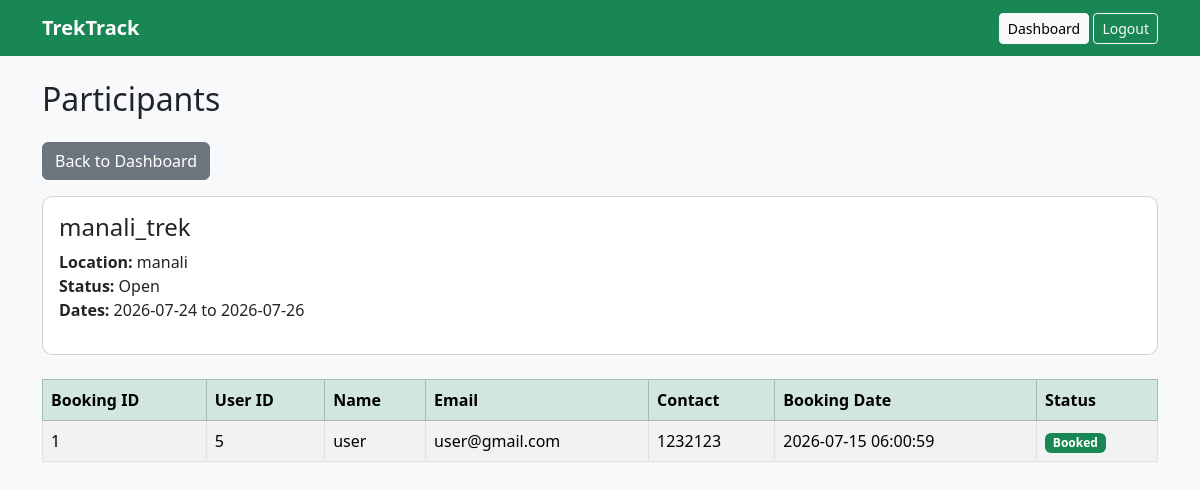
Screenshot of /staff/treks/1/participants (signed in) with the database file from the repository.
### tables this page shows
CREATE TABLE treks (
    trek_id INTEGER PRIMARY KEY AUTOINCREMENT,
    trek_name TEXT NOT NULL,
    location TEXT NOT NULL,
    difficulty TEXT NOT NULL CHECK(difficulty IN ('Easy', 'Moderate', 'Hard')),
    duration INTEGER NOT NULL CHECK(duration > 0),
    total_slots INTEGER NOT NULL CHECK(total_slots > 0),
    available_slots INTEGER NOT NULL CHECK(
        available_slots >= 0 AND available_slots <= total_slots
    ),
    assigned_staff_id INTEGER,
    status TEXT NOT NULL DEFAULT 'Pending'
        CHECK(status IN ('Pending', 'Approved', 'Open', 'Closed', 'Started', 'Completed')),
    start_date TEXT NOT NULL,
    end_date TEXT NOT NULL,
    description TEXT,
    is_archived INTEGER NOT NULL DEFAULT 0 CHECK(is_archived IN (0, 1)),
    created_at TEXT NOT NULL DEFAULT CURRENT_TIMESTAMP,

    FOREIGN KEY (assigned_staff_id)
        REFERENCES users(user_id)
        ON DELETE SET NULL
);

CREATE TABLE bookings (
    booking_id INTEGER PRIMARY KEY AUTOINCREMENT,
    user_id INTEGER NOT NULL,
    trek_id INTEGER NOT NULL,
    booking_date TEXT NOT NULL DEFAULT CURRENT_TIMESTAMP,
    status TEXT NOT NULL DEFAULT 'Booked'
        CHECK(status IN ('Booked', 'Cancelled', 'Completed')),

    FOREIGN KEY (user_id) REFERENCES users(user_id),
    FOREIGN KEY (trek_id) REFERENCES treks(trek_id)
);

CREATE TABLE users (
    user_id INTEGER PRIMARY KEY AUTOINCREMENT,
    name TEXT NOT NULL,
    email TEXT NOT NULL COLLATE NOCASE UNIQUE,
    password_hash TEXT NOT NULL,
    role TEXT NOT NULL CHECK(role IN ('admin', 'staff', 'user')),
    contact TEXT,
    is_approved INTEGER NOT NULL DEFAULT 1 CHECK(is_approved IN (0, 1)),
    is_blacklisted INTEGER NOT NULL DEFAULT 0 CHECK(is_blacklisted IN (0, 1)),
    created_at TEXT NOT NULL DEFAULT CURRENT_TIMESTAMP
);

### app.py (the view)
@app.route("/staff/treks/<int:trek_id>/participants")
@role_required("staff")
def staff_participants(trek_id):
    trek = _get_assigned_trek(trek_id)
    participants = get_db().execute("""
        SELECT b.booking_id,
               b.user_id,
               b.booking_date,
               b.status AS booking_status,
               u.name,
               u.email,
               u.contact
        FROM bookings b
        JOIN users u ON u.user_id = b.user_id
        WHERE b.trek_id = ?
        ORDER BY b.booking_date
    """, (trek_id,)).fetchall()
    return render_template(
        "participants.html",
        trek=trek,
        participants=participants,
    )

### app.py (called while the page is built)
def get_db():
    if "db" not in g:
        Path(app.config["DATABASE"]).parent.mkdir(parents=True, exist_ok=True)
        g.db = sqlite3.connect(app.config["DATABASE"])
        g.db.row_factory = sqlite3.Row
        g.db.execute("PRAGMA foreign_keys = ON")
    return g.db

@app.before_request
def load_current_user():
    g.user = None
    user_id = session.get("user_id")
    if user_id:
        g.user = get_db().execute("""
            SELECT *
            FROM users
            WHERE user_id = ?
        """, (user_id,)).fetchone()
        if g.user is None or g.user["is_blacklisted"]:
            session.clear()

def role_required(*roles):
    def decorator(view):
        @wraps(view)
        def wrapped_view(*args, **kwargs):
            if g.user is None:
                return redirect(url_for("login"))
            if g.user["role"] not in roles:
                abort(403)
            return view(*args, **kwargs)
        return wrapped_view
    return decorator

def _get_assigned_trek(trek_id):
    trek = get_db().execute("""
        SELECT *
        FROM treks
        WHERE trek_id = ? AND assigned_staff_id = ? AND is_archived = 0
    """, (trek_id, g.user["user_id"])).fetchone()
    if trek is None:
        abort(404)
    return trek

### templates/participants.html
{% extends "base.html" %}
{% block content %}
<h2 class="mb-4">Participants</h2>
<a href="{{ url_for('staff_dashboard') }}" class="btn btn-secondary mb-3">
    Back to Dashboard
</a>
<div class="card mb-4">
    <div class="card-body">
        <h4>{{ trek["trek_name"] }}</h4>
        <p>
            <strong>Location:</strong>
            {{ trek["location"] }}
            <br>
            <strong>Status:</strong>
            {{ trek["status"] }}
            <br>
            <strong>Dates:</strong>
            {{ trek["start_date"] }} to {{ trek["end_date"] }}
        </p>
    </div>
</div>
{% if participants %}
<table class="table table-bordered table-striped">
    <thead class="table-success">
        <tr>
            <th>Booking ID</th>
            <th>User ID</th>
            <th>Name</th>
            <th>Email</th>
            <th>Contact</th>
            <th>Booking Date</th>
            <th>Status</th>
        </tr>
    </thead>
    <tbody>
        {% for participant in participants %}
        <tr>
            <td>{{ participant["booking_id"] }}</td>
            <td>{{ participant["user_id"] }}</td>
            <td>{{ participant["name"] }}</td>
            <td>{{ participant["email"] }}</td>
            <td>{{ participant["contact"] }}</td>
            <td>{{ participant["booking_date"] }}</td>
            <td>
                <span class="badge bg-success">
                    {{ participant["booking_status"] }}
                </span>
            </td>
        </tr>
        {% endfor %}
    </tbody>
</table>
{% else %}
<div class="alert alert-info">
    No users have booked this trek yet.
</div>
{% endif %}
{% endblock %}

### static/styles.css (style rules this page uses)
body { background-color: #f8f9fa; }
.card { border-radius: 10px; }
.table { background-color: white; }

### rows the page displays
treks: trek_name "manali_trek", location "manali", status "Open", start_date "2026-07-24", end_date "2026-07-26"
bookings: booking_id "1", user_id "5", name "user", email "user@gmail.com", contact "1232123", booking_date "2026-07-15 06:00:59", booking_status "Booked"
